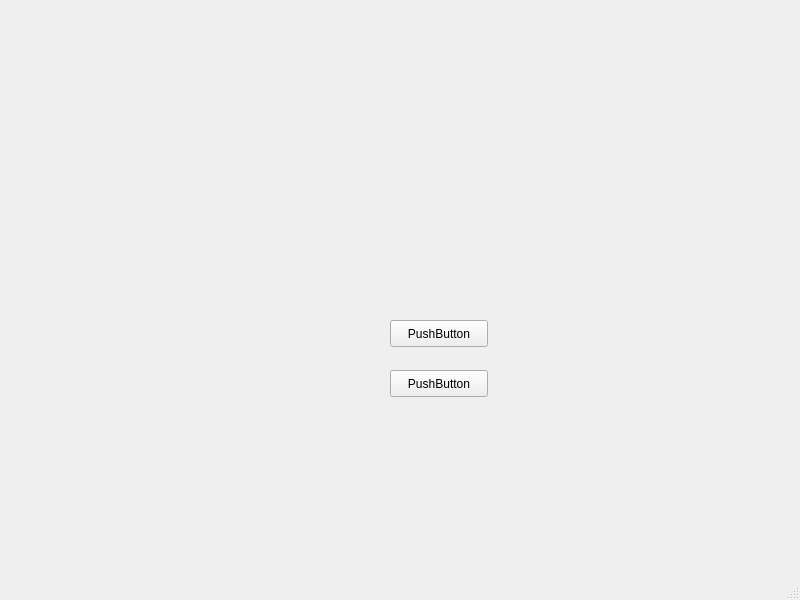
<?xml version="1.0" encoding="UTF-8"?>
<ui version="4.0">
 <class>MainWindow</class>
 <widget class="QMainWindow" name="MainWindow">
  <property name="geometry">
   <rect>
    <x>0</x>
    <y>0</y>
    <width>800</width>
    <height>600</height>
   </rect>
  </property>
  <property name="windowTitle">
   <string>MainWindow</string>
  </property>
  <widget class="QWidget" name="centralwidget">
   <widget class="QPushButton" name="searchButton">
    <property name="geometry">
     <rect>
      <x>390</x>
      <y>320</y>
      <width>98</width>
      <height>27</height>
     </rect>
    </property>
    <property name="text">
     <string>PushButton</string>
    </property>
   </widget>
   <widget class="QPushButton" name="stopButton">
    <property name="geometry">
     <rect>
      <x>390</x>
      <y>370</y>
      <width>98</width>
      <height>27</height>
     </rect>
    </property>
    <property name="text">
     <string>PushButton</string>
    </property>
   </widget>
  </widget>
  <widget class="QStatusBar" name="statusbar"/>
 </widget>
 <resources/>
 <connections/>
</ui>
